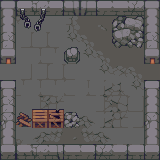

The image is a tile-based game level rendered from a .tmx file. Its description and complete source (layers, tilesets, objects, tile grids) follow:
An orthogonal 10x10 tile map with 16x16 px tiles, 4 tile layers (Suelo, Suelo Detalles, Paredes, Adornos) and 11 objects.

<map version="1.0" tiledversion="1.1.5" orientation="orthogonal" renderorder="right-down" width="10" height="10" tilewidth="16" tileheight="16" infinite="0" nextobjectid="18">
 <tileset firstgid="1" source="../tiles_dungeon_v1.1.tsx" />
 <layer name="Suelo" width="10" height="10">
  <data encoding="csv">
1,1,1,1,1,1,1,1,1,1,
1,1,1,1,1,1,1,1,1,1,
1,1,1,1,1,1,1,1,1,1,
1,1,1,1,1,1,1,1,1,1,
1,1,1,1,1,1,1,1,1,1,
1,1,1,1,1,1,1,1,1,1,
1,1,1,1,1,1,1,1,1,1,
1,1,1,1,1,1,1,1,1,1,
1,1,1,1,1,1,1,1,1,1,
1,1,1,1,1,1,1,1,1,1
</data>
 </layer>
 <layer name="Suelo Detalles" width="10" height="10">
  <data encoding="csv">
0,0,0,66,39,37,37,37,37,37,
0,14,0,0,36,37,99,37,37,37,
0,31,32,34,66,39,37,37,37,37,
0,0,61,64,0,66,39,37,37,37,
0,31,31,32,34,1,66,67,39,37,
0,64,61,64,34,61,2,3,66,67,
0,0,62,63,0,0,62,33,32,0,
0,0,0,6,7,8,2,63,31,0,
0,44,6,9,69,10,8,0,0,0,
0,6,9,37,37,37,38,0,0,0
</data>
 </layer>
 <layer name="Paredes" width="10" height="10">
  <data encoding="csv">
351,272,275,274,287,289,272,273,305,351,
381,0,0,0,0,0,0,0,0,381,
335,0,0,0,0,0,0,0,0,335,
291,0,0,0,0,0,0,0,0,291,
0,0,0,0,0,0,0,0,0,0,
301,0,0,0,0,0,0,0,0,301,
335,0,0,0,0,0,0,0,0,381,
365,0,0,0,0,0,0,0,0,365,
381,0,0,0,0,0,0,0,0,381,
361,332,275,376,273,274,305,333,334,361
</data>
 </layer>
 <layer name="Adornos" width="10" height="10">
  <data encoding="csv">
0,625,626,0,0,0,0,0,0,0,
0,655,656,0,0,0,0,468,469,0,
0,0,0,0,619,0,0,498,499,0,
0,0,0,0,649,0,0,0,0,0,
0,0,0,0,0,0,0,0,0,0,
0,0,0,0,0,0,0,0,0,0,
0,0,628,629,0,0,0,0,0,0,
0,599,658,659,558,0,0,0,0,0,
0,0,0,0,0,0,0,0,0,0,
0,0,0,0,0,0,0,0,0,0
</data>
 </layer>
 <objectgroup name="Colisiones">
  <object id="1" x="0" y="0" width="15.25" height="55.75" />
  <object id="2" x="0" y="80.25" width="15.5" height="80" />
  <object id="3" x="144.25" y="0.25" width="15.5" height="55.75" />
  <object id="4" x="144" y="80.25" width="15.75" height="79.5" />
  <object id="5" x="15.75" y="144" width="128" height="15.75" />
  <object id="6" x="16" y="0" width="128.25" height="15.25" />
  <object id="7" x="64.25" y="47.5" width="15.5" height="13" />
  <object id="11" x="32" y="109.25" width="31.75" height="18.75" />
  <object id="12" x="64.5" y="112.25" width="15" height="15.25" />
  <object id="16" x="17.25" y="112.5" width="13" height="13.75" />
  <object id="17" x="117.25" y="16">
   <polyline points="0,0 -5.25,5.5 -5.5,26.75 -1.25,32.5 2.25,32.5 4.25,30 9,30 11.5,32.25 14.5,32.25 16.25,30 19,32.5 23.75,32.25 26.75,27 26.5,-0.25 0,0.25" />
  </object>
 </objectgroup>
</map>